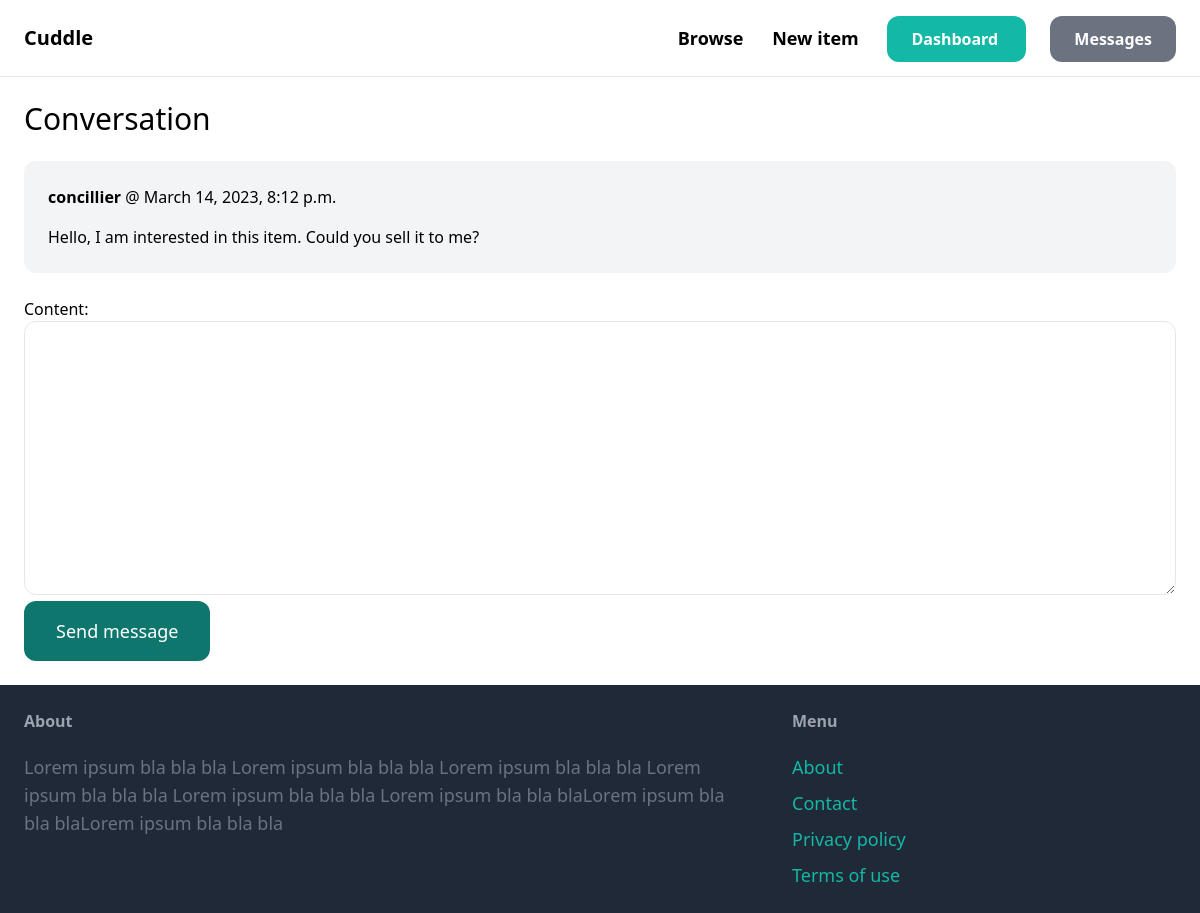
The app's page /inbox/1/ (signed in), older data.
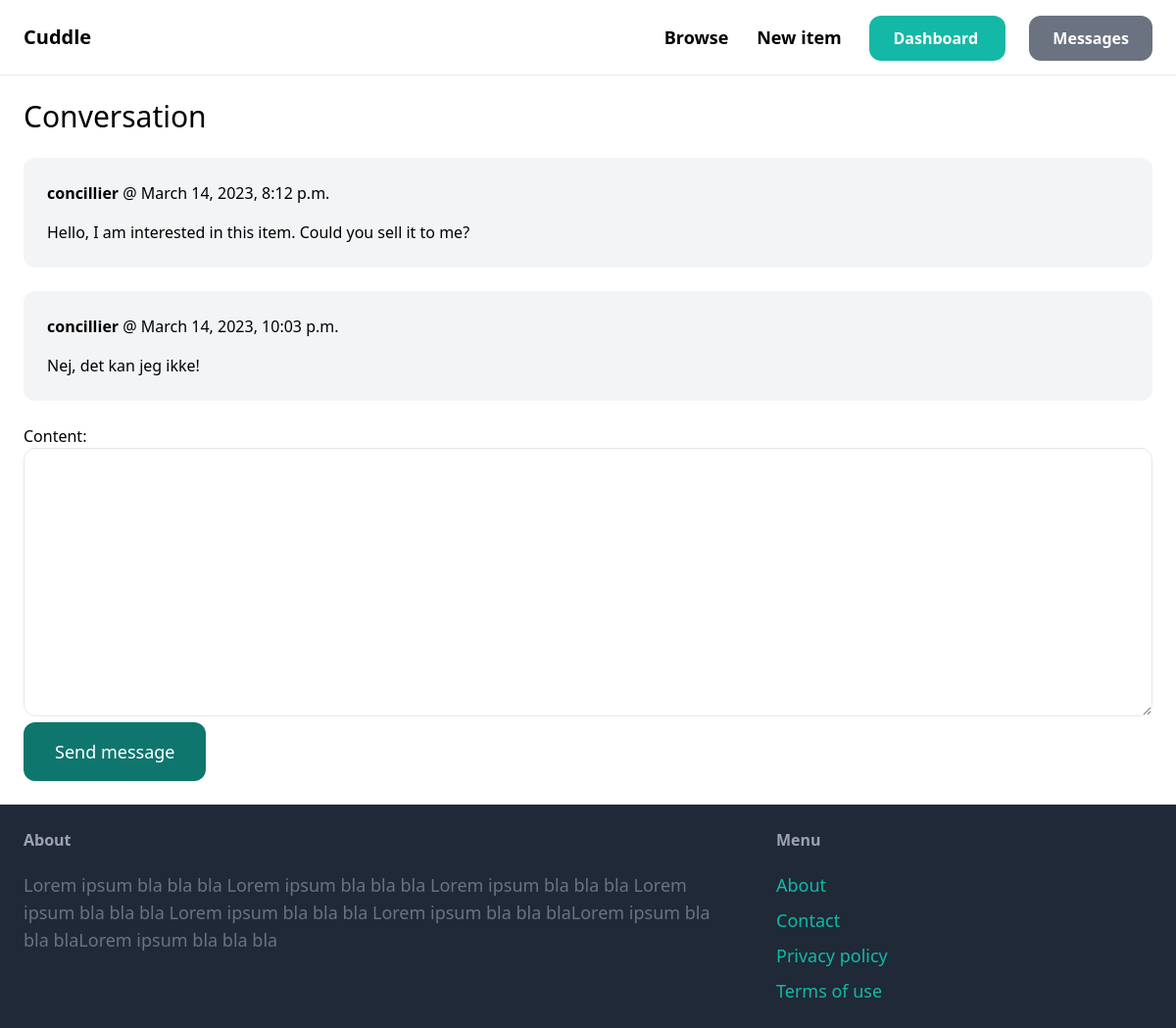
The same page, newer data.
### inbox/models.py (models this page shows)
class ConversationMessage(models.Model):
    conversation = models.ForeignKey(Conversation, related_name='messages', on_delete=models.CASCADE)
    content = models.TextField()
    created_at = models.DateTimeField(auto_now_add=True)
    created_by = models.ForeignKey(User, related_name='created_messages', on_delete=models.CASCADE)

### inbox/views.py (the view)
# urls.py: path('<int:pk>/', views.inbox_view_details, name='detail'),
@login_required
def inbox_view_details(request, pk):
    conversation = Conversation.objects.filter(members__in=[request.user.id]).get(pk=pk)
    if request.method == 'POST':
        form = ConversationMessageForm(request.POST)
        if form.is_valid():
            conversation_message = form.save(commit=False)
            conversation_message.conversation = conversation
            conversation_message.created_by = request.user
            conversation_message.save()
            conversation.save()
            return redirect('inbox:detail', pk=pk)
    else:
        form = ConversationMessageForm()
    return render(request, 'inboxdetail.html', {
        'conversation': conversation,
        'form': form
    })

### inbox/forms.py
class ConversationMessageForm(forms.ModelForm):
    class Meta:
        model = ConversationMessage
        fields = ('content',)
        widgets = {
            'content': forms.Textarea(attrs={
                'class':'w-full py-4 px-6 rounded-xl border'
            })
        }

### inbox/templates/inboxdetail.html (shortened to what this page needs)
{% extends 'base.html' %}
{% block content %}
<h1 class = "mb-6 text-3xl"> Conversation </h1>
<div class="space-y-6">
    {% for message in conversation.messages.all %}
            <div class = "p-6 flex {% if message.created_by == request.user %}bg-blue-100 {% else %} bg-gray-100 {% endif %} rounded-xl">
               <div>
                    <p class="mb-4"><strong>{{ message.created_by.username }} </strong> @ {{ message.created_at }} </p>
                    <p> {{ message.content }} </p>
               </div>
            </div>
    {% endfor %}
</div>
<div>
    <form method="POST" action= "." class="mt-6">
        {{ form.as_p }}
        <button class= "py-4 px-8 text-lg bg-teal-500 hover: bg-teal-700 text-white rounded-xl"> Send message </button>
    </form>
</div>
{% endblock %}

Row changes from the older to the newer data that the page shows:
added ConversationMessage: created_by.username "concillier", created_at "March 14, 2023, 10:03 p.m.", content "Nej, det kan jeg ikke!"
